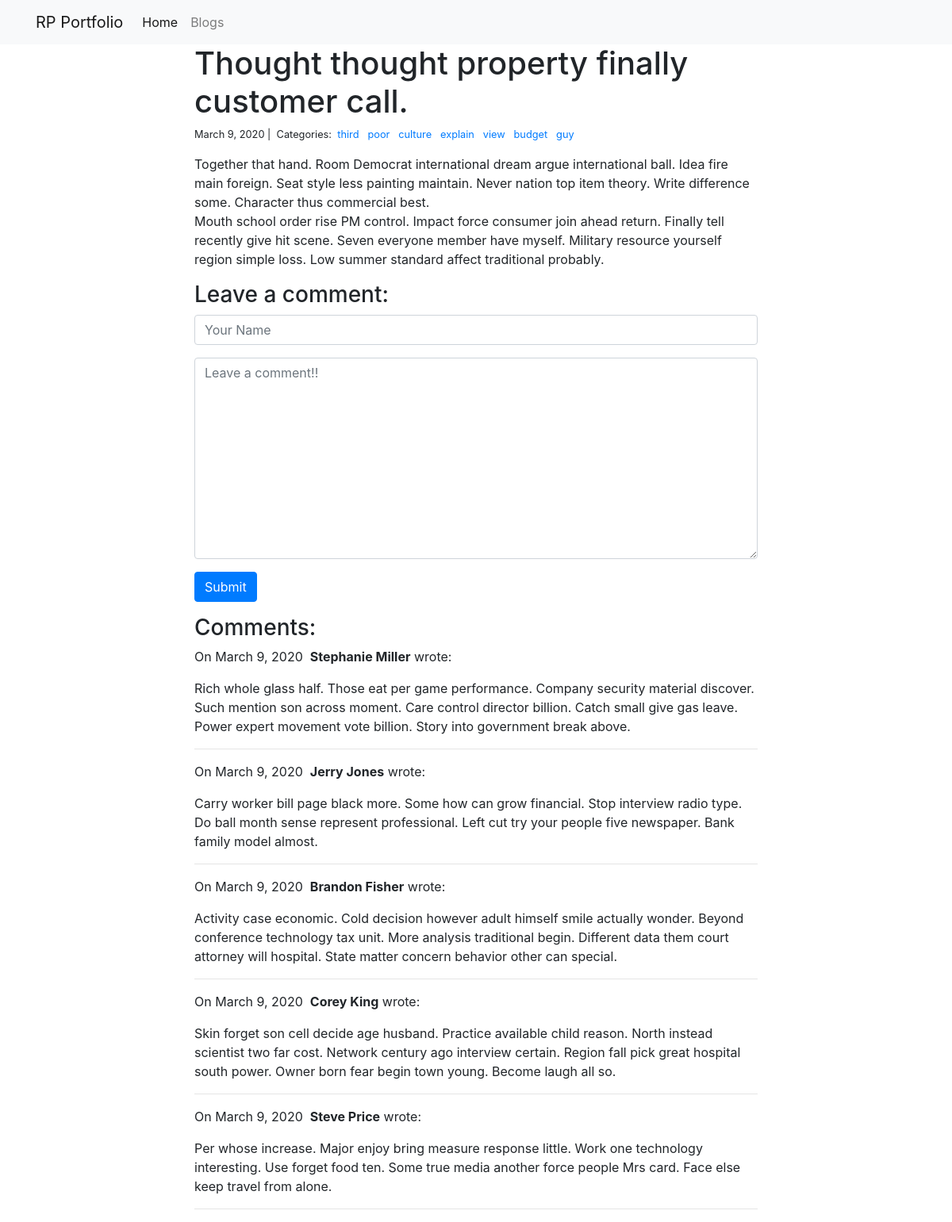
The page /blogs/174/ on the database its author committed.
### blogs/models.py (models this page shows, shortened)
class Post(models.Model):
	title = models.CharField(max_length=255)
	body = models.TextField()
	created_on = models.DateTimeField(auto_now_add=True)
	updated_on = models.DateTimeField(auto_now=True)
	categories = models.ManyToManyField('Category', related_name='posts')

class Category(models.Model):
	name = models.CharField(max_length=20, unique=True)

class Comment(models.Model):
	author = models.CharField(max_length=60)
	body = models.TextField()
	created_on = models.DateTimeField(auto_now_add=True)
	post = models.ForeignKey('Post', on_delete=models.CASCADE)

### blogs/views.py (the view, shortened to what this page needs)
# urls.py: path('<int:pk>/', views.blog_detail, name='blog_detail'),
def blog_detail(request, pk):
	post = Post.objects.get(pk=pk)
	form = CommentForm()
	comments = Comment.objects.filter(post=post)
	context = {
		'post' : post,
		'comments' : comments,
		'form' : form
	}
	return render(request, 'blog_detail.html', context)

### blogs/forms.py
class CommentForm(forms.Form):
	author = forms.CharField(
				max_length=60,
				widget=forms.TextInput(attrs= {
					'class' : 'form-control',
					'placeholder' : 'Your Name'
					})
			)
	body = forms.CharField(
			widget= forms.Textarea(attrs={
				'class' : 'form-control',
				"placeholder" : "Leave a comment!!"
				})
		)

### blogs/templates/blog_detail.html (shortened to what this page needs)
{% extends "base.html" %}
{% block page_content %}
<div class="col-md-8 offset-md-2">
    <h1>{{ post.title }}</h1>
    <small>
        {{ post.created_on.date }} |&nbsp;
        Categories:&nbsp;
        {% for category in post.categories.all %}
        <a href="{% url 'blog_category' category.name %}">
            {{ category.name }}
        </a>&nbsp;
        {% endfor %}
    </small>
    <p>{{ post.body | linebreaks }}</p>
    <h3>Leave a comment:</h3>
    <form action="/blogs/{{ post.pk }}/" method="post">
        <div class="form-group">
            {{ form.author }}
        </div>
        <div class="form-group">
            {{ form.body }}
        </div>
        <button type="submit" class="btn btn-primary">Submit</button>
    </form>
    <h3>Comments:</h3>
    {% for comment in comments %}
    <p>
        On {{comment.created_on.date }}&nbsp;
        <b>{{ comment.author }}</b> wrote:
    </p>
    <p>{{ comment.body }}</p>
    <hr>
    {% endfor %}
</div>
{% endblock %}

### rows shown on the page
Post: title "Thought thought property finally customer call.", created_on "March 9, 2020", body "Together that hand. Room Democrat international dream argue international ball. Idea fire main foreign. Seat style less painting maintain. Never nation top item theory. Write difference some. Character thus commercial best. Mouth school order rise PM control. Impact force consumer join ahead return. Finally tell recently give hit scene. Seven everyone member have myself. Military resource yourself region simple loss. Low summer standard affect traditional probably."
Category: name "third"
Category: name "poor"
Category: name "culture"
Category: name "explain"
Category: name "view"
Category: name "budget"
Category: name "guy"
Comment: created_on "March 9, 2020", author "Stephanie Miller", body "Rich whole glass half. Those eat per game performance. Company security material discover. Such mention son across moment. Care control director billion. Catch small give gas leave. Power expert movement vote billion. Story into government break above."
Comment: created_on "March 9, 2020", author "Jerry Jones", body "Carry worker bill page black more. Some how can grow financial. Stop interview radio type. Do ball month sense represent professional. Left cut try your people five newspaper. Bank family model almost."
Comment: created_on "March 9, 2020", author "Brandon Fisher", body "Activity case economic. Cold decision however adult himself smile actually wonder. Beyond conference technology tax unit. More analysis traditional begin. Different data them court attorney will hospital. State matter concern behavior other can special."
Comment: created_on "March 9, 2020", author "Corey King", body "Skin forget son cell decide age husband. Practice available child reason. North instead scientist two far cost. Network century ago interview certain. Region fall pick great hospital south power. Owner born fear begin town young. Become laugh all so."
Comment: created_on "March 9, 2020", author "Steve Price", body "Per whose increase. Major enjoy bring measure response little. Work one technology interesting. Use forget food ten. Some true media another force people Mrs card. Face else keep travel from alone."
